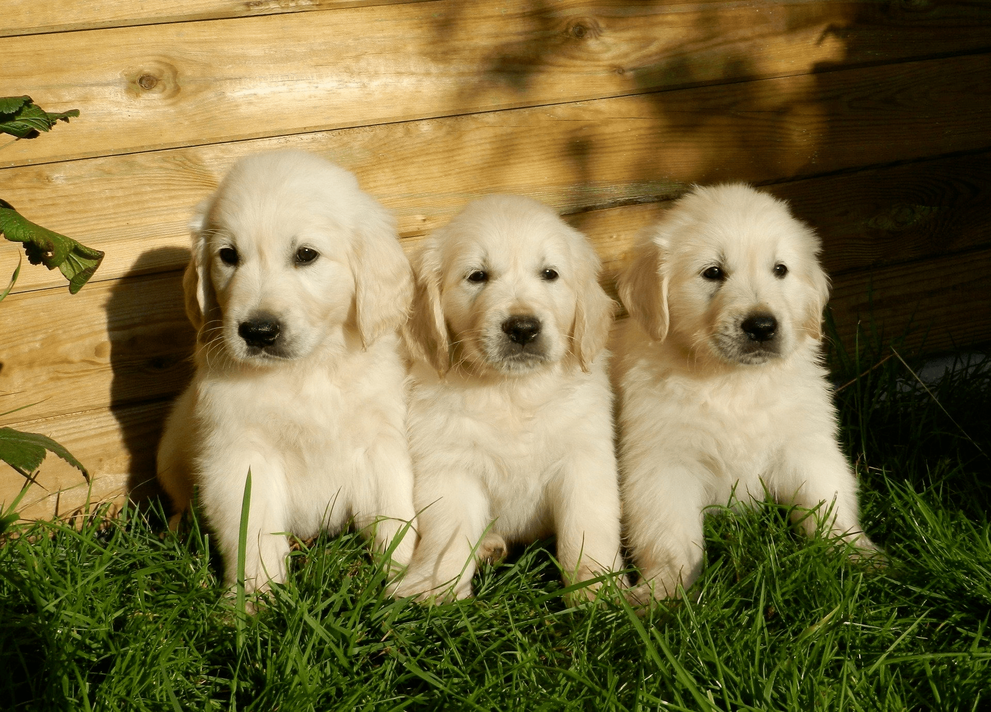
#> input picture winter19-20/Advanced_Python_Programming/l9/dogs.png, 991 x 712 px, shrunk from 1920 x 1379 before the run
$ python bet.py
#> lines starting #> are read from the running program, lines starting #| are printed output that depends on the picture
#> further down, img is the input picture: shape (712, 991, 3) float32; mean R, G, B 0.498, 0.447, 0.271
# mozliwe ze nextafter nie dziala :(
import matplotlib.image as mpimg
import matplotlib.pyplot as plt
import numpy as np
import random


def plotimages(img, original):
    f = plt.figure()
    f.add_subplot(1, 2, 1)  # nrows, nclos, index
    plt.imshow(img)
    f.add_subplot(1, 2, 2)
    plt.imshow(original)
    plt.show(block=True)


def codeintopicture(img, original, ba):

    if img.shape[0]*img.shape[0] < len(ba):
        print("ERR: YOUR IMAGE IS TO SMALL")
        return

    start = random.randint(0, img.shape[0]*img.shape[0] - len(ba) - 1)
#> start = 442720
    i = int(start / img.shape[1])
#> i = 446
    j = int(start % img.shape[1])
#> j = 734
    color = random.randint(0, 2)

    if img[i, j][color] == 1:
        img[i, j][color] = np.nextafter(img[i, j][color], 0)
    else:
        img[i, j][color] = np.nextafter(img[i, j][color], 1)
    j += 1
#> j = 735

    for x in range(len(ba)):
        color = random.randint(0, 2)
        if j >= img.shape[1]:
            j = 0
            i += 1
        if ba[x]:
            if img[i, j][color] == 1:
                img[i, j][color] = np.nextafter(img[i, j][color], 0)
            else:
                img[i, j][color] = np.nextafter(img[i, j][color], 1)
        j += 1
#> after the loop, i = 446; j = 873

    color = random.randint(0, 2)
    if j >= img.shape[1]:
        j = 0
        i += 1
    if img[i, j][color] == 1:
        img[i, j][color] = np.nextafter(img[i, j][color], 0)
    else:
        img[i, j][color] = np.nextafter(img[i, j][color], 1)


text = "tekst do zakodowania"
picture = "dogs.png"
safe = "picture.png"
img = mpimg.imread(picture)
original = mpimg.imread(picture)
ba = ''.join(format(ord(i), 'b') for i in text)

codeintopicture(img, original, ba)

plotimages(img, original)
#> in plotimages, `plt.show(block=True)`:
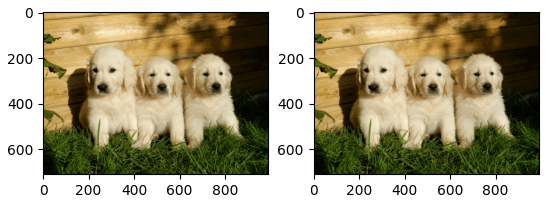
#> figure drawn by matplotlib, 2 panels

mpimg.imsave(safe, img)
